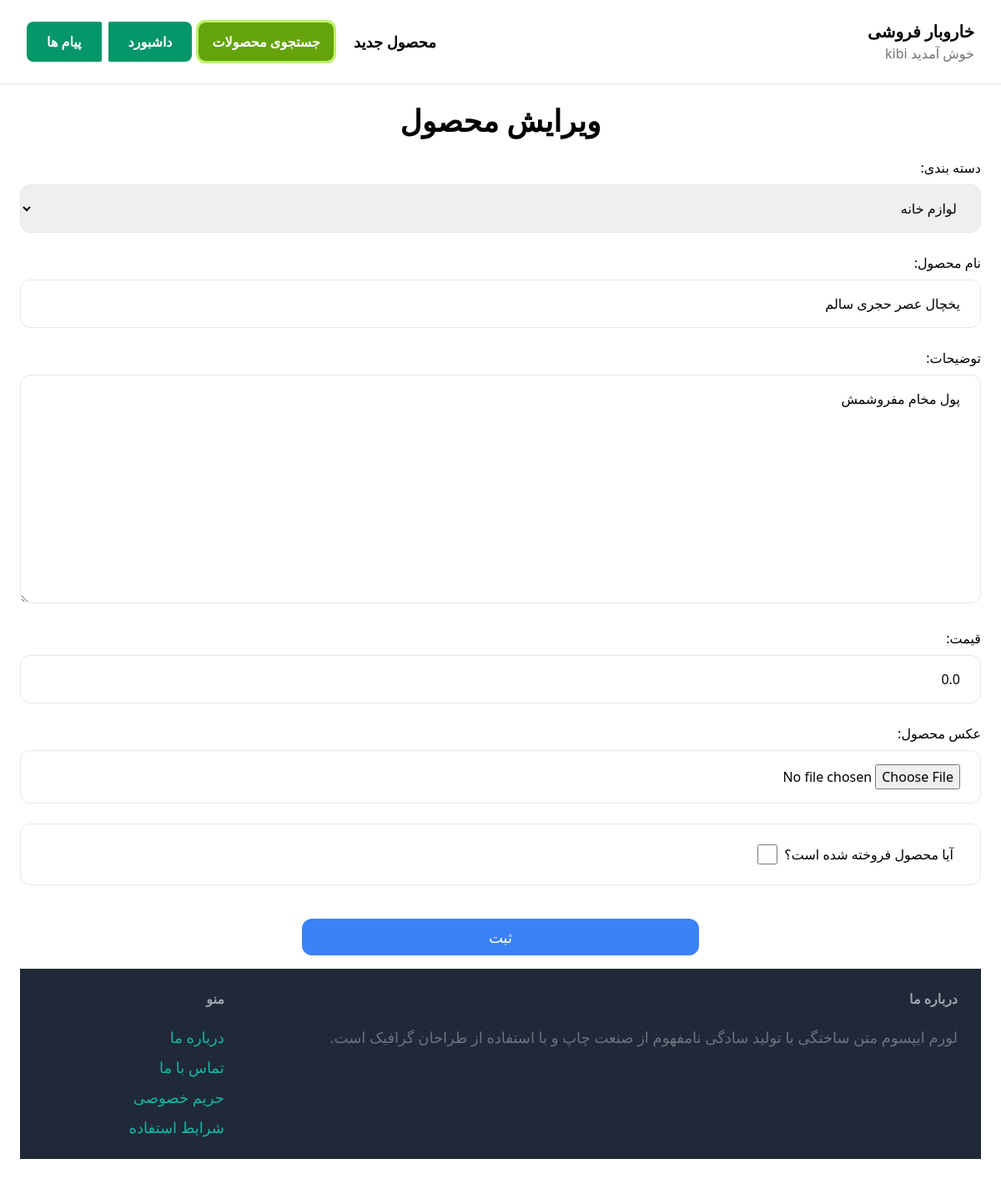
Screenshot of /items/26/edit (signed in) with the database file from the repository.
### item/models.py (models this page shows, shortened)
class Item(models.Model):
    category = models.ForeignKey(Category , related_name='items',on_delete=models.CASCADE,verbose_name='دسته بندی')
    name = models.CharField(max_length=255,verbose_name='نام محصول')
    description = models.TextField(blank=True, null=True,verbose_name='توضیحات')
    price = models.FloatField(verbose_name='قیمت')
    image = models.ImageField(upload_to='item_images',blank=True,null=True,verbose_name='عکس محصول')
    is_sold = models.BooleanField(default=False,verbose_name='آیا محصول فروخته شده است؟')
    is_deleted = models.BooleanField(default=False)
    created_by = models.ForeignKey(User, related_name='items', on_delete=models.CASCADE)
    created_at = jmodels.jDateTimeField(auto_now_add=True)
    is_approved = models.BooleanField(default=False,verbose_name='آیا محصول مورد تایید است؟')
    is_rejected = models.BooleanField(default=False,)
    reject_msg = models.TextField(blank=True, null=True, verbose_name='توضیحات عدم تایید محصول')
    modified_at = jmodels.jDateTimeField(auto_now=True)

### item/views.py (the view)
# urls.py: path('<int:pk>/edit', views.edit_item , name='edit'),
@login_required
def edit_item(request, pk):
    item = get_object_or_404(Item, pk=pk)
    if not (request.user == item.created_by or request.user.is_superuser):
        return render(request, 'core/403.html', status=403)
    if request.method == 'POST':
        if request.user.is_superuser:
            form = AdminEditItemForm(request.POST, request.FILES, instance=item)
        else:
            form = EditItemForm(request.POST, request.FILES, instance=item)
        if form.is_valid():
            if request.user.is_superuser:
                action = form.cleaned_data.get('action')  # Use get() method to avoid KeyError
                if action == 'is_rejected':
                    item.is_rejected = True
                    item.is_approved = False
                elif action == 'is_approved':
                    item.is_rejected = False
                    item.is_approved = True
            else: # if user edited, item would go to admin check state
                item.is_approved = False
                item.is_rejected = False
            form.save()
            return redirect('item:detail', pk=item.id)
    else:
        if request.user.is_superuser:
            form = AdminEditItemForm(instance=item)
        else:
            form = EditItemForm(instance=item)
    return render(request, 'item/form.html', {
        'form': form,
        'title': 'ویرایش محصول',
        'user': request.user,
    })

### item/forms.py
class EditItemForm(forms.ModelForm):
    class Meta:
        model = Item
        fields = ('category', 'name', 'description', 'price', 'image', 'is_sold')
        widgets = {
            'category': forms.Select(attrs={
                'class': INPUT_CLASSES
            }),
            'name': forms.TextInput(attrs={
                'class': INPUT_CLASSES
            }),
            'description': forms.Textarea(attrs={
                'class': INPUT_CLASSES
            }),
             'price': forms.TextInput(attrs={
                'class': INPUT_CLASSES,
                'value': 0
            }),
            'image': forms.FileInput(attrs={
                'class': INPUT_CLASSES
            }),
            'is_sold': forms.CheckboxInput(attrs={
                'class': "checked:bg-blue-500 w-6 h-6 text-blue-600 border-gray-300 rounded focus:ring-transparent"
            }),
        }

### core/context_processors.py (called while the page is built)
def js_messages(request):
    js_messages = [str(message) for message in messages.get_messages(request)]
    return {'js_messages': js_messages}

### item/models.py (called while the page is built)
    def __str__(self):
        return self.name

### item/templates/item/form.html (shortened to what this page needs)
{% extends "core/base.html" %}
{% block content %}
<center><h1 class='mb-6 mx-0 text-4xl font-bold '>{{ title }}</h1></center>
<form action="" enctype="multipart/form-data" method="POST">
    <div class="space-y-4">
        {% for field in form %}
            {% if field.name == 'is_sold' %}
                <div class="py-4 px-6 rounded-xl border w-full">
                    <label for="{{ field.id_for_label }}" class="flex items-center">
                        <span class="m-2">{{ field.label }}</span>
                        {{ field }}
                    </label>
                </div>
            {% elif field.name == 'reject_msg' and form.is_rejected.value %}
                <div class="py-4 px-6 rounded-xl border w-full">
                    <label for="{{ field.id_for_label }}" class="block font-bold text-gray-700">{{ field.label }}</label>
                    {{ field }}
                    {{ field.errors }}
                </div>
            {% else %}
                <div>
                    {{ field.label_tag }}
                    {{ field }}
                </div>
            {% endif %}
        {% endfor %}
    <div>
    <center><button type="submit" class="mt-6 py-2 px- lg:px-56 text-lg bg-blue-500
     hover:bg-blue-700 rounded-xl text-white">ثبت</button><center>
</form>
{% endblock %}

### core/templates/core/base.html (shortened to what this page needs)
<!DOCTYPE html>
<html >
    <head>
        <link rel="stylesheet" href="https://cdnjs.cloudflare.com/ajax/libs/noUiSlider/14.6.3/nouislider.min.css">
        <script src="https://cdn.tailwindcss.com"></script>
    </head>
    <body dir="rtl">
        <nav class="px-8 py-6 flex justify-between items-center border-b border-gray-200">
            <div >
                <a href="/" class="text-xl font-semibold" >خاروبار فروشی</a>
                {% if request.user.is_authenticated %}
                <p class="text-zinc-500">خوش آمدید {{request.user}}</P>  {% endif %}
            </div>
            <div class="flex items-center">
                <a href="{% url 'item:new_item'%}" class="px-4 text-lg font-semibold hover:text-gray-500">محصول جدید</a>
                <div class="dropdown">
                    <a href="{% url 'item:browse' %}" class=" mx-2 px-4 py-3 font-semibold bg-lime-600 outline outline-lime-300 text-white rounded-lg hover:bg-lime-800">جستجوی محصولات</a>
                </div>
                {% if request.user.is_authenticated %}
                <a href="{% if user.is_superuser %}{% url 'dashboard:admin_dash' %}{% else %}{% url 'dashboard:index' %}{% endif %}" class="px-6 ml-2  py-3 font-semibold bg-emerald-600 text-white rounded-r-lg rounded-l-sm hover:bg-emerald-400">داشبورد</a>
                <a href="{% url 'conversation:inbox' %}" class="px-6 py-3 font-semibold bg-emerald-600 text-white rounded-l-lg rounded-r-sm hover:bg-emerald-400">پیام ها</a>
                {% endif %}
            </div>
        </nav>
        <div class="px-6 py-6">
            {% block content %}
            {% endblock %}
        </div>
        <footer class="px-6 py-6 flex justify-between bg-gray-800 ">
            <div class="w-4/5 pr-1">
                <h3 class="mb-5 font-semibold text-gray-400">درباره ما</h3>
                <p class="text-lg text-gray-500">لورم ایپسوم متن ساختگی با تولید سادگی نامفهوم از صنعت چاپ و با استفاده از طراحان گرافیک است.</p>
            </div>
            <div class="w-1/5">
                <h3 class="mb-5 font-semibold text-gray-400">منو</h3>
                <uL class="space-y-2">
                    <li> <a href="{% url 'core:contact' %}" class="text-lg text-teal-500 hover:text-teal-700">درباره ما</a> </li>
                    <li> <a href="{% url 'core:contact' %}" class="text-lg text-teal-500 hover:text-teal-700">تماس با ما</a> </li>
                    <li> <a href="{% url 'core:contact' %}" class="text-lg text-teal-500 hover:text-teal-700">حریم خصوصی</a> </li>
                    <li> <a href="{% url 'core:contact' %}" class="text-lg text-teal-500 hover:text-teal-700">شرایط استفاده</a> </li>
                </ul>
            </div>
        </footer>
    </body>
</html>

### core/templates/core/base.html (style rules this page uses)
.dropdown { position: relative; }

### rows the page displays
Item: form "لوازم خانه" "یخچال عصر حجری سالم" "پول مخام مفروشمش" "0.0"

### other values shown
{{ request.user }} "kibi"
{{ title }} "ویرایش محصول"
{{ field.label_tag }} "دسته بندی:" "نام محصول:" "توضیحات:" "قیمت:" "عکس محصول:"
{{ field.label }} "آیا محصول فروخته شده است؟"
